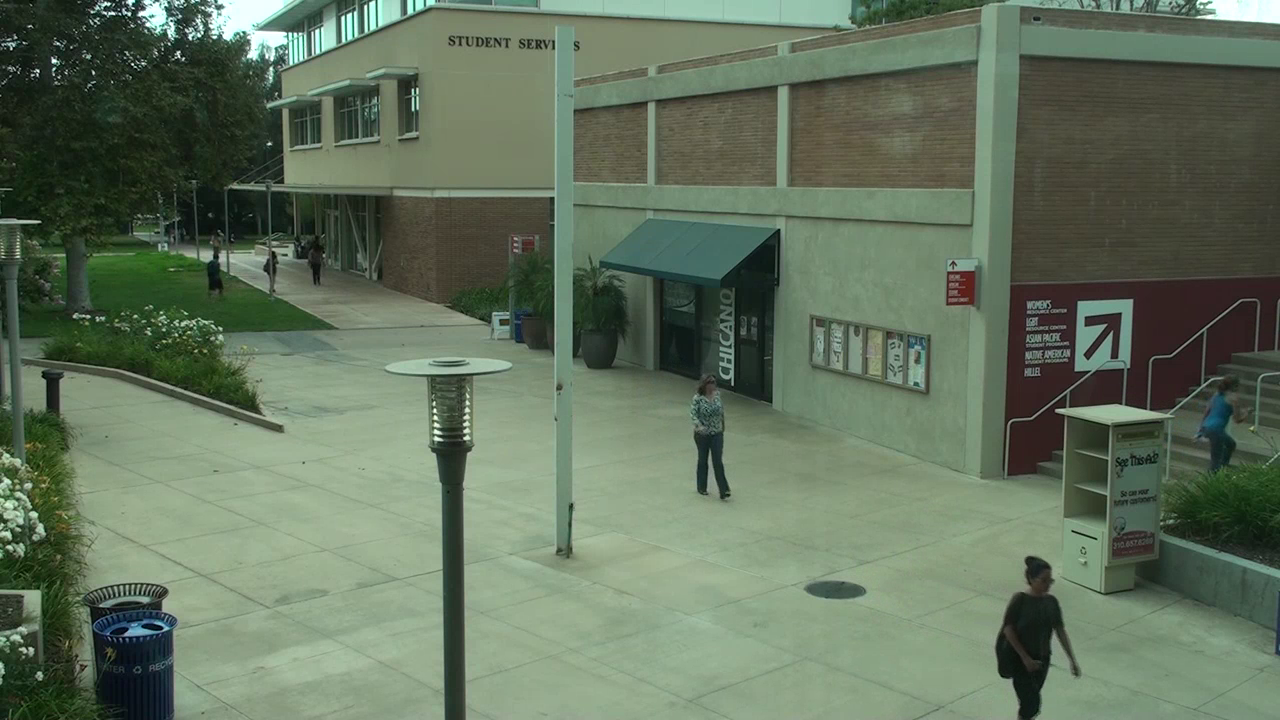
#> input picture frame 40 of sample_data/VIRAT_S_010204_03_000606_000632.mp4, 1280 x 720 px, given in place of VIRAT_S_040103_05_000729_000804.mp4, which was not available
$ jupyter execute --allow-errors '20230522 Streetstudy Dashboard.ipynb'   (shell and % lines are left out)   (text cells are left out)
#> lines starting #> are read from the running program, lines starting #| are printed output that depends on the picture; pictures that were not available may be replaced by others from this repository, and a replacement may not be noted
### streetstudy/data/virat.py
# Imports
#import logging
import os
import cv2 as cv
from tqdm.auto import tqdm
from typing import Optional as O
import pandas as pd
import numpy as np

def get_dataset_directories(data_dir):
    """
    Get absolute paths to the VIRAT dataset directories

    Args:
        data_dir (str): Parent data folder

    Returns:
        data_dir (str): Parent data folder
        annotation_dir (str): Annotations folder
        video_dir (str): Raw videos folder
    """
    annotation_dir = data_dir + 'annotations/'
    video_dir = data_dir + 'videos/'

    return data_dir, annotation_dir, video_dir

# [65 lines left out: function get_column_names, not called in this run]

def get_dataset_df():
    """
    Get a Pandas DataFrame containing VIRAT dataset metadata

    Returns:
        videos_df (pd.DataFrame): DataFrame containing VIRAT dataset information

    This function gets metadata for the VIRAT dataset such as video names, paths, annotation files, and video duration,
    and creates a cache directory to store the DataFrame in 'pickle' format. If the cache directory exists, the function returns
    the DataFrame from the cache instead of regenerating it.
    """

    # Retrieve dataset directories
    _, annotation_dir, video_dir = get_dataset_directories(data_dir='/home/sardarchitect/datasets/virat')

    # Check if DataFrame already exists in the cache, return it if found
    cache_path = './.data_cache/videos_df.pkl'
    if os.path.exists(cache_path):
        return pd.read_pickle(cache_path)

    # Create a temporary list to store video data
    videos_list = []
    for _, video in enumerate(os.listdir(video_dir)):
        video_name = video.removesuffix('.mp4')
        video_path = video_dir + video
        capture = cv.VideoCapture(video_path)
        fps = capture.get(cv.CAP_PROP_FPS)
        num_frames = int(capture.get(cv.CAP_PROP_FRAME_COUNT))
        duration = int(num_frames/fps)
        image_width = capture.get(cv.CAP_PROP_FRAME_WIDTH)
        image_height = capture.get(cv.CAP_PROP_FRAME_HEIGHT)

        for file in os.listdir(annotation_dir):
            if video_name in file and 'events' in file:
                video_event_file = file
            if video_name in file and 'objects' in file:
                video_object_file = file
            if video_name in file and 'mapping' in file:
                video_mapping_file = file

        videos_list.append([video_name, video_path, num_frames, duration, image_width, image_height, video_event_file, video_object_file, video_mapping_file])
        capture.release()

    # Convert list to Pandas DataFrame and add additional information about annotation files
    videos_df = pd.DataFrame(videos_list, columns=['name', 'path', 'num_frames', 'duration', 'image_width', 'image_height', 'event_file', 'object_file', 'mapping_file'])
    videos_df.set_index('name', inplace=True)

    # Drop all videos that do not have annotations associated with them since they are not helpful for training/testing
    videos_df.drop(videos_df[videos_df['event_file']==''].index, inplace=True)
    videos_df.drop(videos_df[videos_df['object_file']==''].index, inplace=True)
    videos_df.drop(videos_df[videos_df['mapping_file']==''].index, inplace=True)

    # Store DataFrame in cache folder
    if not os.path.exists('./.data_cache'):
        os.mkdir('./.data_cache')
    videos_df.to_pickle('./.data_cache/videos_df.pkl')
    return videos_df

def get_annotations_df(video_path, type='object', format='virat', normalize=False, object_id=False):
    """
    Returns annotations for a specific video in the VIRAT dataset in a given format

    Keyword Arguments:
    video_path -- path to video
    type -- annotation type to return (default 'object')
    format -- format of DataFrame to return ('virat', 'yolo') (default 'virat')
    normalize -- returns coordinates normalized to image frame dimensions (default=False)
    object_id -- returns object_id

    Return:
    annotation_df -- A Pandas DataFrame for the specified annotation file for the specified video from the VIRAT dataset
    """
    _, annotation_dir, _ = get_dataset_directories(data_dir='/mnt/d/data/virat/')
    videos_df = get_dataset_df()

    # Find video in DataFrame
    video = videos_df.loc[videos_df['path'] == video_path]

    if type=='object':
        # Find associated objects file
        annotation_df = pd.read_csv(annotation_dir + video['object_file'][0], delim_whitespace=True, header=None)
        # Rename columns
        objects_col = get_column_names('objects')
        annotation_df = annotation_df.rename(objects_col, axis=1)
        annotation_df = annotation_df[annotation_df['object_type'] == 1]

    if type=='mapping':
        # Find associated objects file
        annotation_df = pd.read_csv(annotation_dir + video['mapping_file'][0], delim_whitespace=True, header=None)
        # Rename columns
        mappings_col = get_column_names('mapping')
        annotation_df = annotation_df.rename(mappings_col, axis=1)

    if type=='events':
        # Find associated objects file
        annotation_df = pd.read_csv(annotation_dir + video['event_file'][0], delim_whitespace=True, header=None)
        # Rename columns
        events_col = get_column_names('events')
        annotation_df = annotation_df.rename(events_col, axis=1)
        annotation_df['bbox_rightbottom_x'] = annotation_df['bbox_lefttop_x'] + annotation_df['bbox_width']
        annotation_df['bbox_rightbottom_y'] = annotation_df['bbox_lefttop_y'] + annotation_df['bbox_height']
        # annotation_df = annotation_df[annotation_df['event_type'] == 1]

    if format == 'yolo':
        return convert_virat_to_yolo(video, annotation_df, normalize=normalize, object_id=object_id)

    return annotation_df

# [68 lines left out: functions convert_virat_to_yolo, build_virat_to_yolo_directory, not called in this run]

### exploration/20230522 Streetstudy Dashboard.ipynb
[cell 1]
import os
import sys
sys.path.append("/home/sardarchitect/repos/github.com/ucsd_capstone/")

[cell 2]
from streetstudy.data import virat

[cell 3]
CURRENT_VIDEO_PATH = '/home/sardarchitect/repos/github.com/ucsd_capstone/virat/videos/VIRAT_S_040103_05_000729_000804.mp4'
#> (the rest of this cell did not finish here and is left out)

#> (a cell that did not finish here is left out)

[cell 5]
import cv2 as cv

[cell 6]
def generate_frames(video_path):
    capture = cv.VideoCapture(CURRENT_VIDEO_PATH)
    capture_width = capture.get(cv.CAP_PROP_FRAME_WIDTH)
    capture_height = capture.get(cv.CAP_PROP_FRAME_HEIGHT)

    while capture.isOpened():
        success, current_frame = capture.read()
        if not success:
            break

        yield current_frame
    capture.release()

[cell 7]
frame_iterator = iter(generate_frames(CURRENT_VIDEO_PATH))
for i in range(5):
    current_frame = next(frame_iterator)
#> this loop made 5 passes
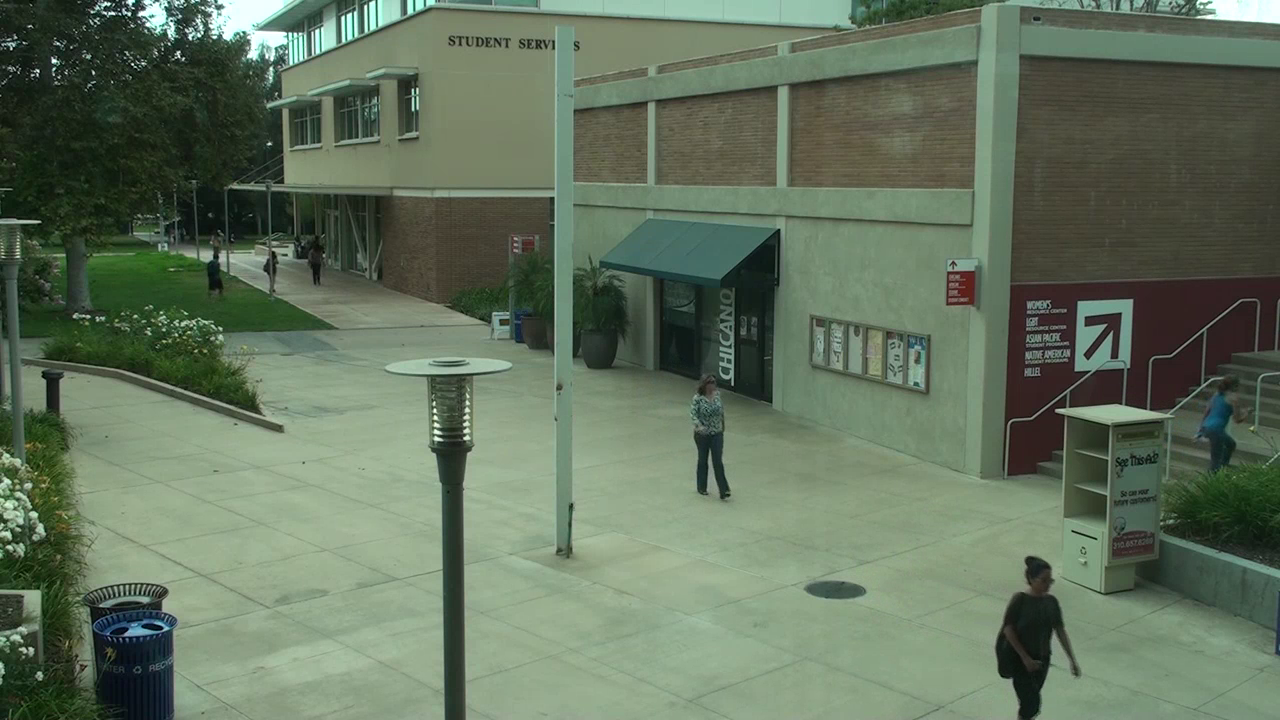
#> input picture frame 40 of sample_data/VIRAT_S_010204_03_000606_000632.mp4, 1280 x 720 px, given in place of VIRAT_S_040103_05_000729_000804.mp4, which was not available
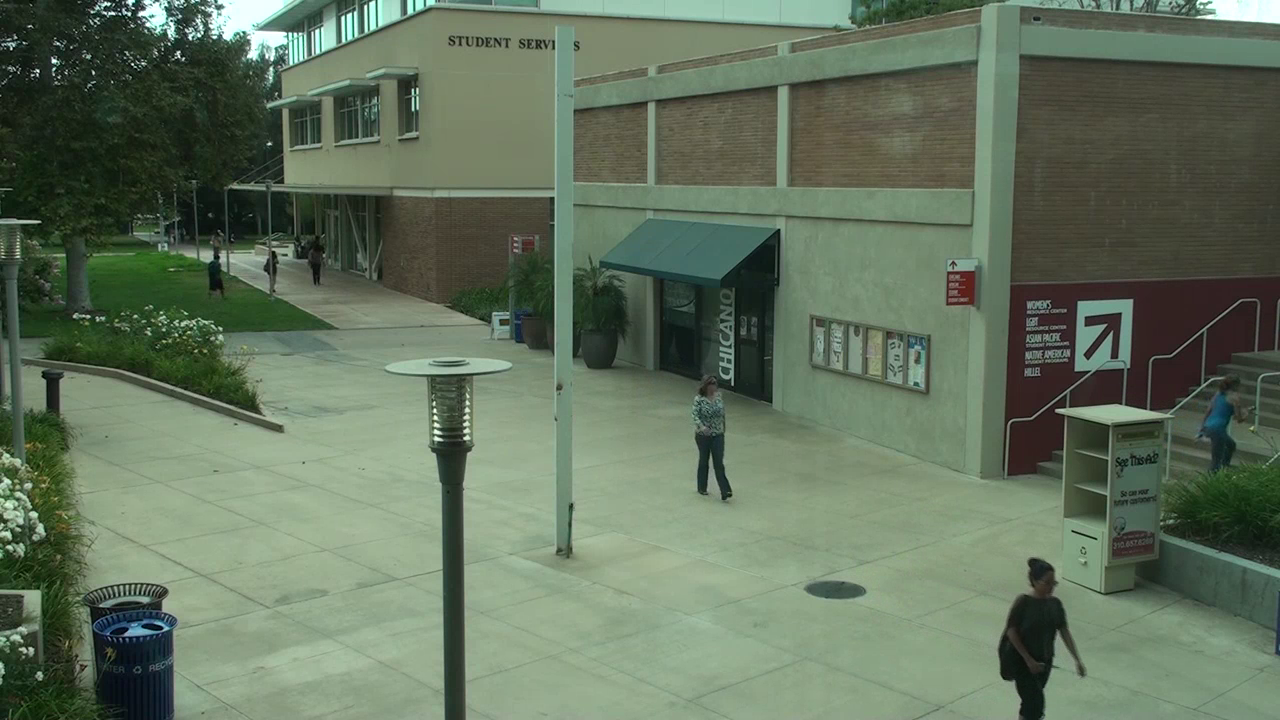
#> input picture frame 41 of sample_data/VIRAT_S_010204_03_000606_000632.mp4, 1280 x 720 px, given in place of VIRAT_S_040103_05_000729_000804.mp4, which was not available

[cell 8]
import matplotlib.pyplot as plt

[cell 9]
plt.imshow(current_frame)
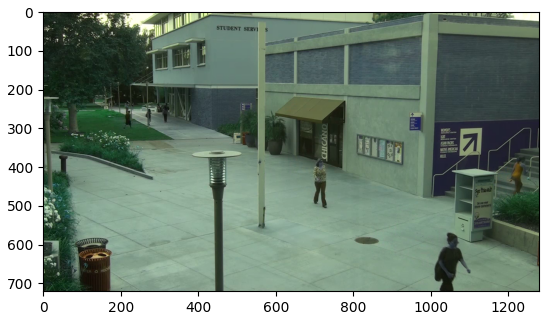
#> figure drawn by matplotlib, 1 panel; B, G, R data is drawn as R, G, B

[cell 10]
import seaborn as sns

#> (a cell that did not finish here is left out)

[cell 12]
# [5 lines left out: function pedestrian_density, not called in this run]


#> (the rest of this cell did not finish here and is left out)

[cell 13]
# [8 lines left out: function person_path, not called in this run]

#> (the rest of this cell did not finish here and is left out)

[cell 14]
import numpy as np

#> (a cell that did not finish here is left out)

[cell 16]
fig = plt.figure(figsize=(16,8))
step = 25
i = 0
#> (the rest of this cell did not finish here and is left out)

[cell 17]
step = 50
i = 0
#> (the rest of this cell did not finish here and is left out)

[cell 18]
# [4 lines left out: function person_path, not called in this run]


#> (the rest of this cell did not finish here and is left out)

[cell 19]
x = np.linspace(0, 2*np.pi, 10)
y = np.sin(x)

plt.figure()
plt.quiver(x[:-1], y[:-1], x[1:]-x[:-1], y[1:]-y[:-1], scale_units='xy', angles='xy', scale=1)

plt.show()
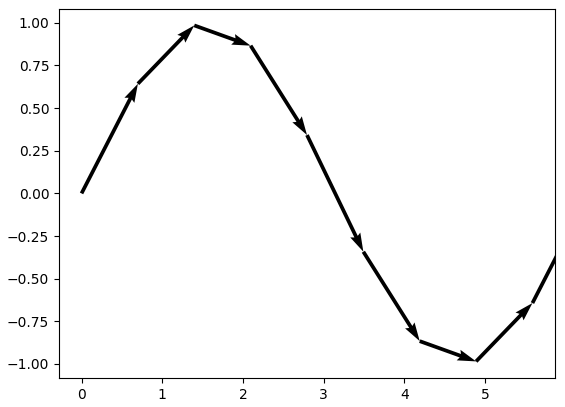
#> figure drawn by matplotlib, 1 panel

$ run again, starting later in the video
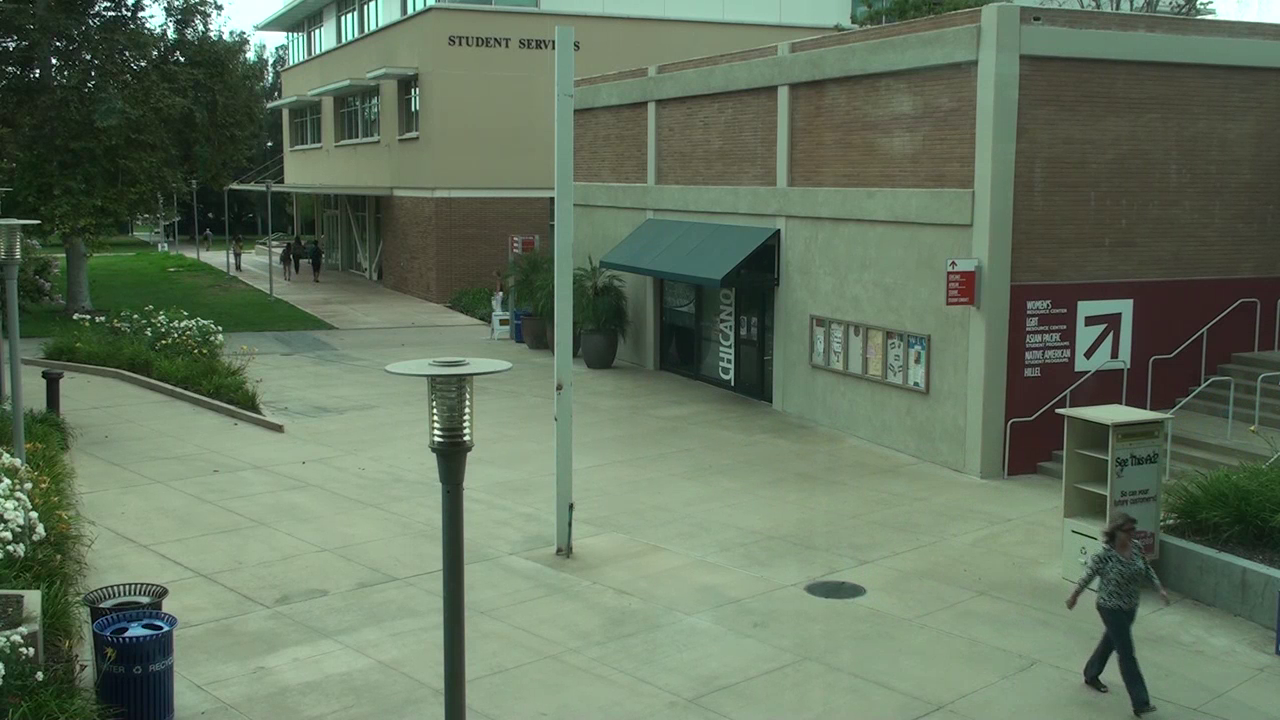
#> input picture frame 180 of sample_data/VIRAT_S_010204_03_000606_000632.mp4, 1280 x 720 px, given in place of VIRAT_S_040103_05_000729_000804.mp4, which was not available
#> the loop `for i in range(5):` made 5 passes
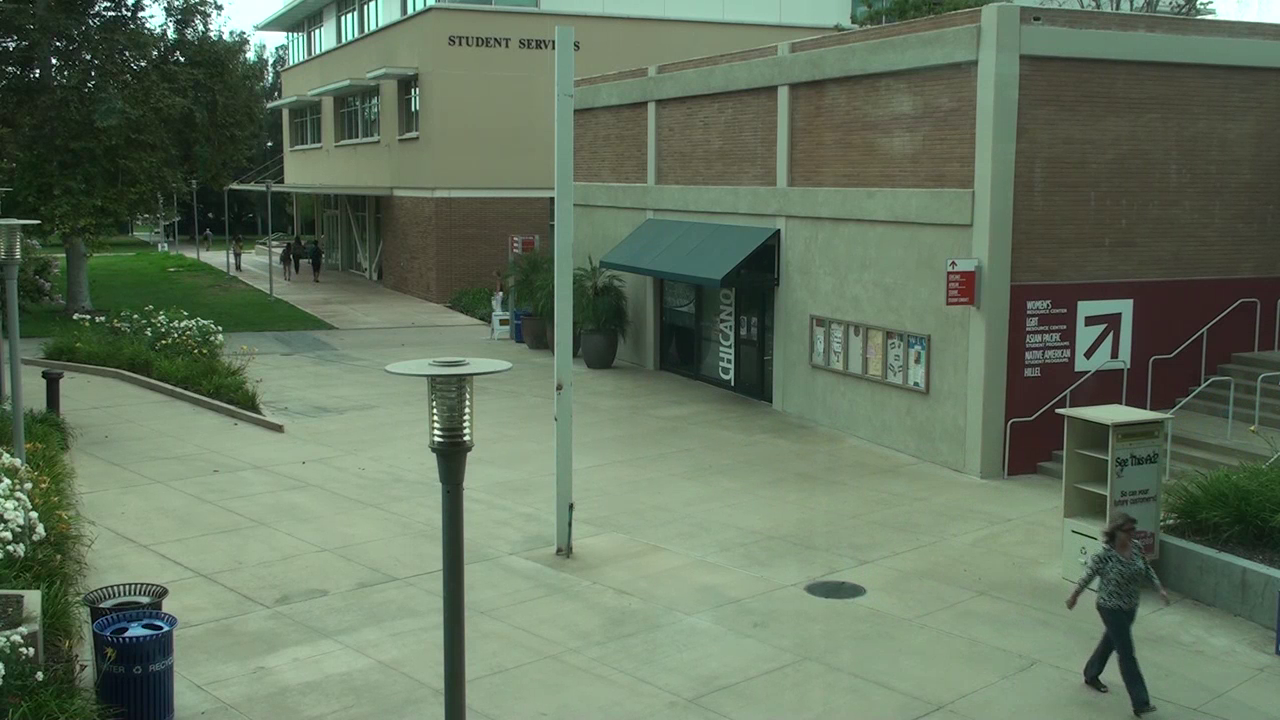
#> input picture frame 180 of sample_data/VIRAT_S_010204_03_000606_000632.mp4, 1280 x 720 px, given in place of VIRAT_S_040103_05_000729_000804.mp4, which was not available
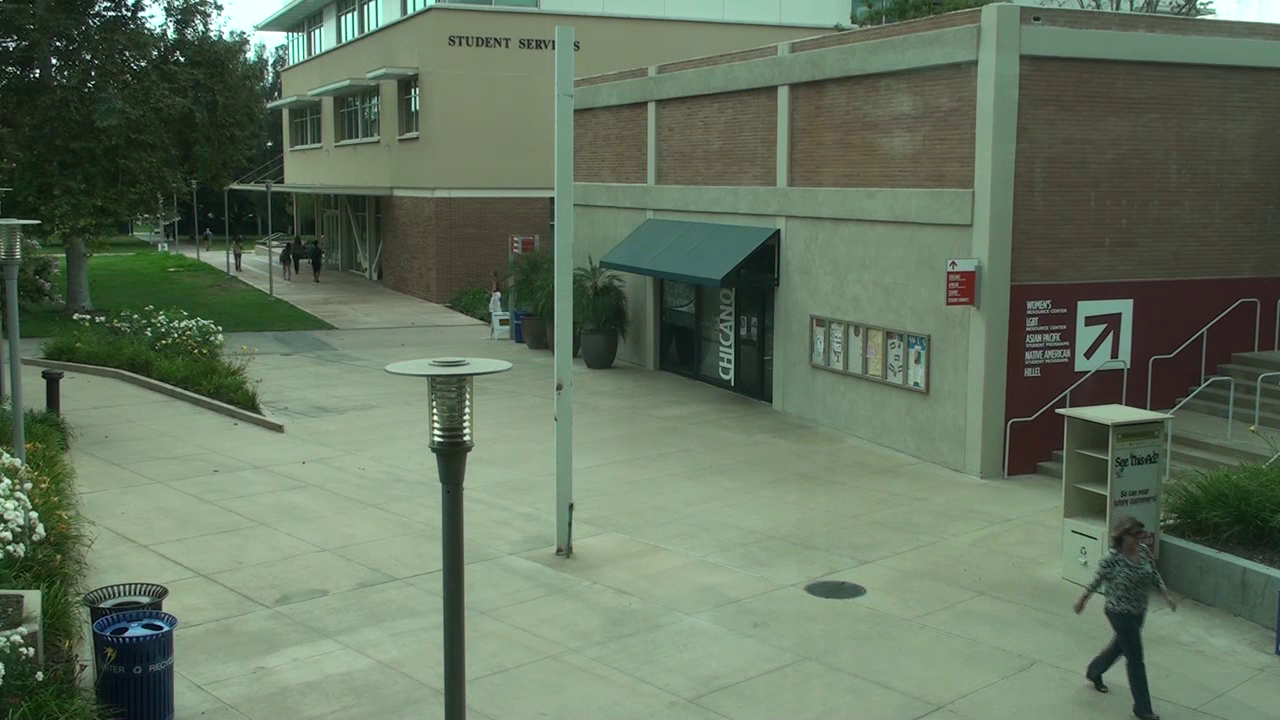
#> input picture frame 181 of sample_data/VIRAT_S_010204_03_000606_000632.mp4, 1280 x 720 px, given in place of VIRAT_S_040103_05_000729_000804.mp4, which was not available
#> `[cell 9] plt.imshow(current_frame)`:
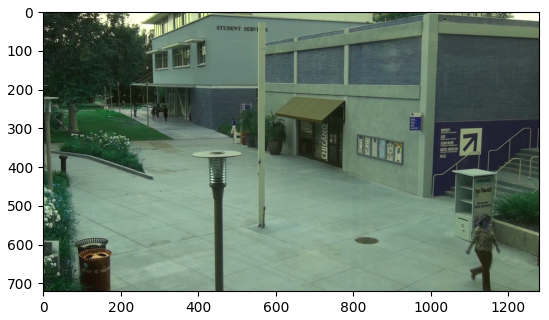
#> figure drawn by matplotlib, 1 panel; B, G, R data is drawn as R, G, B
